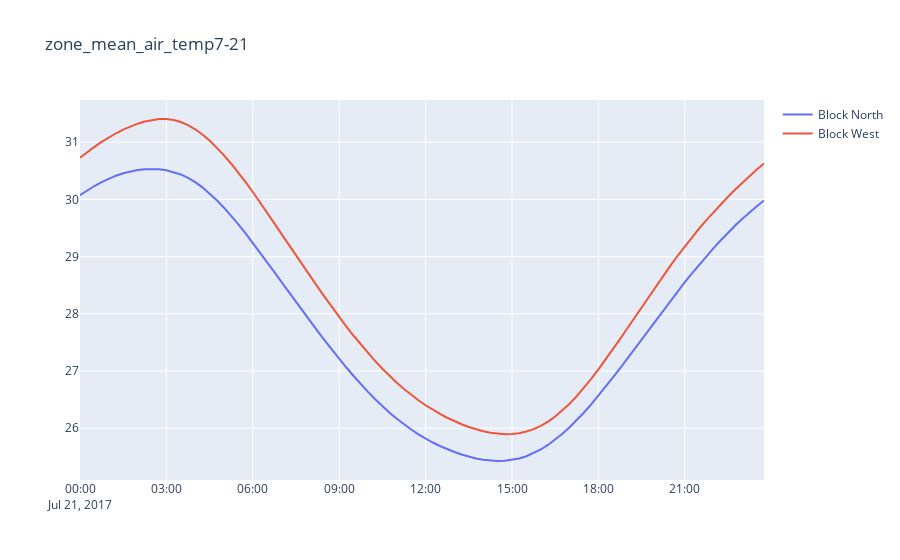

Write notebook code for a chart like this one.
### Code cell
tp = TimePlot(plt)
tp.make_time_plot(plt.dataset_names.zone_mean_air_temp7_21)
